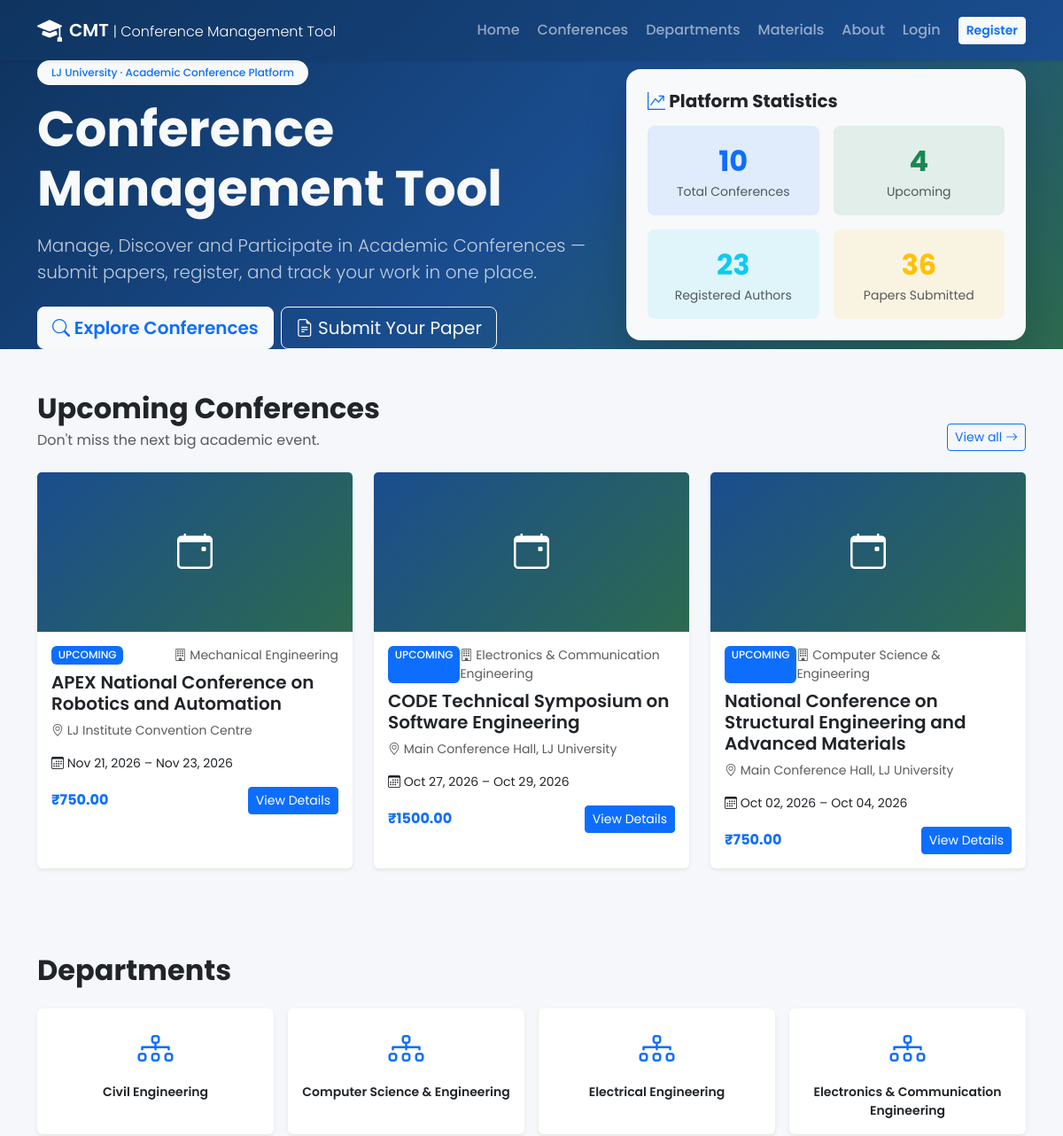
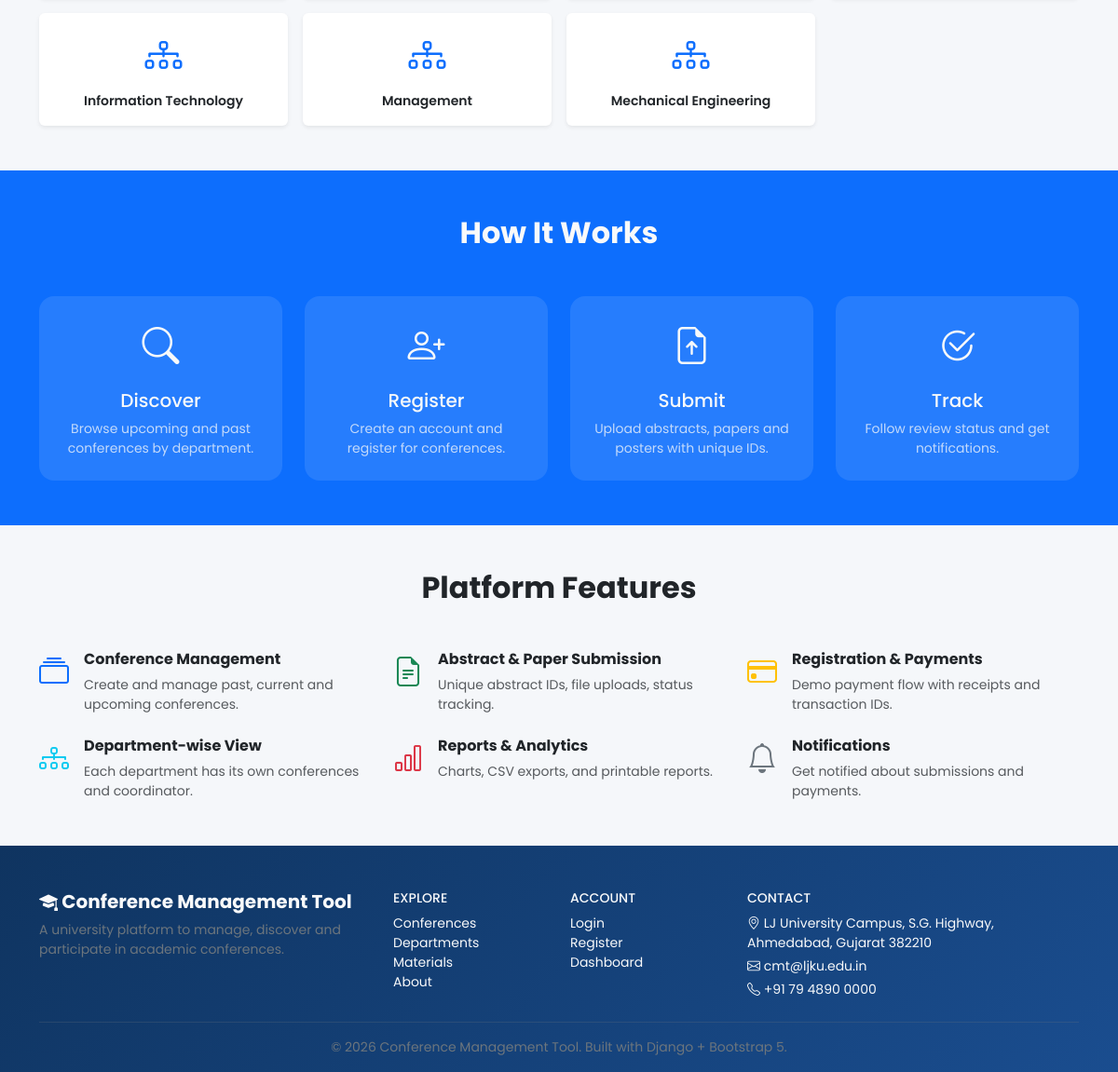
The page / on the database its author committed (2 pictures, top to bottom).
### conferences/models.py (models this page shows, shortened)
class Conference(models.Model):
    class Status(models.TextChoices):
        PAST = 'PAST', 'Past'
        CURRENT = 'CURRENT', 'Current'
        UPCOMING = 'UPCOMING', 'Upcoming'
    title = models.CharField(max_length=300)
    code = models.CharField(max_length=30, unique=True, blank=True, help_text='Auto-generated conference code, e.g. CMT-2026-CSE-001')
    description = models.TextField()
    department = models.ForeignKey(
        Department,
        on_delete=models.SET_NULL,
        null=True,
        blank=True,
        related_name='conferences',
    )
    start_date = models.DateField()
    end_date = models.DateField()
    venue = models.CharField(max_length=300)
    organizer = models.CharField(max_length=200, blank=True)
    contact_email = models.EmailField(blank=True)
    contact_phone = models.CharField(max_length=20, blank=True)
    registration_deadline = models.DateField(null=True, blank=True)
    abstract_deadline = models.DateField(null=True, blank=True)
    paper_deadline = models.DateField(null=True, blank=True)
    registration_fee = models.DecimalField(max_digits=10, decimal_places=2, default=0)
    banner = models.ImageField(upload_to='banners/', blank=True, null=True)
    is_published = models.BooleanField(default=True)
    created_at = models.DateTimeField(auto_now_add=True)
    updated_at = models.DateTimeField(auto_now=True)
    class Meta:
        ordering = ['-start_date']
    @property
    def status(self):
        today = date.today()
        if today < self.start_date:
            return self.Status.UPCOMING
        if today > self.end_date:
            return self.Status.PAST
        return self.Status.CURRENT
    @property
    def status_badge_class(self):
        s = self.status
        if s == self.Status.UPCOMING:
            return 'bg-primary'
        if s == self.Status.CURRENT:
            return 'bg-success'
        return 'bg-secondary'

class Department(models.Model):
    name = models.CharField(max_length=200, unique=True)
    description = models.TextField(blank=True)
    coordinator = models.ForeignKey(
        User,
        on_delete=models.SET_NULL,
        null=True,
        blank=True,
        related_name='coordinated_departments',
    )
    created_at = models.DateTimeField(auto_now_add=True)
    class Meta:
        ordering = ['name']
    def __str__(self):
        return self.name

### accounts/views.py (the view)
# urls.py: path('', home_view, name='home'),
def home_view(request):
    from datetime import date
    conferences = Conference.objects.filter(is_published=True)
    today = date.today()
    upcoming = [c for c in conferences if c.status == Conference.Status.UPCOMING][:3]
    current = [c for c in conferences if c.status == Conference.Status.CURRENT][:3]
    ctx = {
        'stats': {
            'total_conferences': conferences.count(),
            'upcoming': sum(1 for c in conferences if c.status == Conference.Status.UPCOMING),
            'authors': User.objects.filter(profile__role=Profile.Role.AUTHOR).count(),
            'submissions': Submission.objects.count(),
        },
        'upcoming': upcoming,
        'current': current,
        'departments': Department.objects.all()[:8],
    }
    return render(request, 'home.html', ctx)

### templates/home.html (shortened to what this page needs)
{% extends 'base.html' %}
{% load static %}
{% block content %}
<section class="cmt-hero text-light position-relative overflow-hidden">
    <div class="container position-relative py-6">
        <div class="row align-items-center gy-4">
            <div class="col-lg-7">
                <span class="badge bg-light text-primary mb-3 px-3 py-2 rounded-pill">LJ University &middot; Academic Conference Platform</span>
                <h1 class="display-4 fw-bold mb-3">Conference Management Tool</h1>
                <p class="lead mb-4 text-light opacity-75">Manage, Discover and Participate in Academic Conferences — submit papers, register, and track your work in one place.</p>
                <div class="d-flex flex-wrap gap-2">
                    <a href="{% url 'conference_list' %}" class="btn btn-light btn-lg text-primary fw-semibold"><i class="bi bi-search"></i> Explore Conferences</a>
                    <a href="{% url 'submission_create' %}" class="btn btn-outline-light btn-lg"><i class="bi bi-file-earmark-text"></i> Submit Your Paper</a>
                </div>
            </div>
            <div class="col-lg-5">
                <div class="card bg-light text-dark border-0 shadow-lg rounded-4">
                    <div class="card-body p-4">
                        <h5 class="fw-bold mb-3"><i class="bi bi-graph-up-arrow text-primary"></i> Platform Statistics</h5>
                        <div class="row text-center g-3">
                            <div class="col-6">
                                <div class="p-3 rounded-3 bg-primary bg-opacity-10">
                                    <div class="fs-2 fw-bold text-primary">{{ stats.total_conferences }}</div>
                                    <div class="small text-muted">Total Conferences</div>
                                </div>
                            </div>
                            <div class="col-6">
                                <div class="p-3 rounded-3 bg-success bg-opacity-10">
                                    <div class="fs-2 fw-bold text-success">{{ stats.upcoming }}</div>
                                    <div class="small text-muted">Upcoming</div>
                                </div>
                            </div>
                            <div class="col-6">
                                <div class="p-3 rounded-3 bg-info bg-opacity-10">
                                    <div class="fs-2 fw-bold text-info">{{ stats.authors }}</div>
                                    <div class="small text-muted">Registered Authors</div>
                                </div>
                            </div>
                            <div class="col-6">
                                <div class="p-3 rounded-3 bg-warning bg-opacity-10">
                                    <div class="fs-2 fw-bold text-warning">{{ stats.submissions }}</div>
                                    <div class="small text-muted">Papers Submitted</div>
                                </div>
                            </div>
                        </div>
                    </div>
                </div>
            </div>
        </div>
    </div>
</section>
<section class="py-5">
    <div class="container">
        <div class="d-flex justify-content-between align-items-end mb-4">
            <div>
                <h2 class="fw-bold mb-1">Upcoming Conferences</h2>
                <p class="text-muted mb-0">Don't miss the next big academic event.</p>
            </div>
            <a href="{% url 'conference_list' %}" class="btn btn-outline-primary btn-sm">View all <i class="bi bi-arrow-right"></i></a>
        </div>
        <div class="row g-4">
            {% for c in upcoming %}
            <div class="col-md-6 col-lg-4">
                <div class="card h-100 shadow-sm border-0 conference-card">
                    {% if c.banner %}
                    <img src="{{ c.banner.url }}" class="card-img-top conference-banner" alt="{{ c.title }}">
                    {% else %}
                    <div class="card-img-top conference-banner-placeholder d-flex align-items-center justify-content-center">
                        <i class="bi bi-calendar-event fs-1 text-white"></i>
                    </div>
                    {% endif %}
                    <div class="card-body">
                        <div class="d-flex justify-content-between mb-2">
                            <span class="badge {{ c.status_badge_class }}">{{ c.status }}</span>
                            <span class="small text-muted"><i class="bi bi-building"></i> {{ c.department|default:"General" }}</span>
                        </div>
                        <h5 class="card-title fw-semibold">{{ c.title }}</h5>
                        <p class="card-text small text-muted"><i class="bi bi-geo-alt"></i> {{ c.venue }}</p>
                        <p class="card-text small"><i class="bi bi-calendar3"></i> {{ c.start_date|date:"M d, Y" }} – {{ c.end_date|date:"M d, Y" }}</p>
                        <div class="d-flex justify-content-between align-items-center">
                            <span class="fw-bold text-primary">₹{{ c.registration_fee }}</span>
                            <a href="{% url 'conference_detail' pk=c.pk %}" class="btn btn-sm btn-primary">View Details</a>
                        </div>
                    </div>
                </div>
            </div>
            {% empty %}
            <div class="col-12"><p class="text-muted">No upcoming conferences.</p></div>
            {% endfor %}
        </div>
    </div>
</section>
<section class="py-5">
    <div class="container">
        <h2 class="fw-bold mb-4">Departments</h2>
        <div class="row g-3">
            {% for d in departments %}
            <div class="col-6 col-md-4 col-lg-3">
                <a href="{% url 'department_detail' pk=d.pk %}" class="text-decoration-none">
                    <div class="card h-100 shadow-sm border-0 text-center department-card">
                        <div class="card-body">
                            <i class="bi bi-diagram-3 fs-1 text-primary"></i>
                            <p class="fw-semibold mt-2 mb-0 text-dark small">{{ d.name }}</p>
                        </div>
                    </div>
                </a>
            </div>
            {% endfor %}
        </div>
    </div>
</section>
<section class="py-5 bg-primary text-light">
    <div class="container">
        <h2 class="fw-bold text-center mb-5">How It Works</h2>
        <div class="row g-4 text-center">
            <div class="col-md-3">
                <div class="bg-light bg-opacity-10 rounded-4 p-4 h-100">
                    <i class="bi bi-search fs-1"></i>
                    <h5 class="mt-3">Discover</h5>
                    <p class="small mb-0 opacity-75">Browse upcoming and past conferences by department.</p>
                </div>
            </div>
            <div class="col-md-3">
                <div class="bg-light bg-opacity-10 rounded-4 p-4 h-100">
                    <i class="bi bi-person-plus fs-1"></i>
                    <h5 class="mt-3">Register</h5>
                    <p class="small mb-0 opacity-75">Create an account and register for conferences.</p>
                </div>
            </div>
            <div class="col-md-3">
                <div class="bg-light bg-opacity-10 rounded-4 p-4 h-100">
                    <i class="bi bi-file-earmark-arrow-up fs-1"></i>
                    <h5 class="mt-3">Submit</h5>
                    <p class="small mb-0 opacity-75">Upload abstracts, papers and posters with unique IDs.</p>
                </div>
            </div>
            <div class="col-md-3">
                <div class="bg-light bg-opacity-10 rounded-4 p-4 h-100">
                    <i class="bi bi-check2-circle fs-1"></i>
                    <h5 class="mt-3">Track</h5>
                    <p class="small mb-0 opacity-75">Follow review status and get notifications.</p>
                </div>
            </div>
        </div>
    </div>
</section>
<section class="py-5">
    <div class="container">
        <h2 class="fw-bold text-center mb-5">Platform Features</h2>
        <div class="row g-4">
            <div class="col-md-6 col-lg-4">
                <div class="d-flex gap-3"><i class="bi bi-collection fs-2 text-primary"></i>
                    <div><h6 class="fw-bold">Conference Management</h6><p class="small text-muted mb-0">Create and manage past, current and upcoming conferences.</p></div>
                </div>
            </div>
            <div class="col-md-6 col-lg-4">
                <div class="d-flex gap-3"><i class="bi bi-file-earmark-text fs-2 text-success"></i>
                    <div><h6 class="fw-bold">Abstract & Paper Submission</h6><p class="small text-muted mb-0">Unique abstract IDs, file uploads, status tracking.</p></div>
                </div>
            </div>
            <div class="col-md-6 col-lg-4">
                <div class="d-flex gap-3"><i class="bi bi-credit-card fs-2 text-warning"></i>
                    <div><h6 class="fw-bold">Registration & Payments</h6><p class="small text-muted mb-0">Demo payment flow with receipts and transaction IDs.</p></div>
                </div>
            </div>
            <div class="col-md-6 col-lg-4">
                <div class="d-flex gap-3"><i class="bi bi-diagram-3 fs-2 text-info"></i>
                    <div><h6 class="fw-bold">Department-wise View</h6><p class="small text-muted mb-0">Each department has its own conferences and coordinator.</p></div>
                </div>
            </div>
            <div class="col-md-6 col-lg-4">
                <div class="d-flex gap-3"><i class="bi bi-bar-chart fs-2 text-danger"></i>
                    <div><h6 class="fw-bold">Reports & Analytics</h6><p class="small text-muted mb-0">Charts, CSV exports, and printable reports.</p></div>
                </div>
            </div>
            <div class="col-md-6 col-lg-4">
                <div class="d-flex gap-3"><i class="bi bi-bell fs-2 text-secondary"></i>
                    <div><h6 class="fw-bold">Notifications</h6><p class="small text-muted mb-0">Get notified about submissions and payments.</p></div>
                </div>
            </div>
        </div>
    </div>
</section>
{% endblock %}

### rows shown on the page
Conference: status "UPCOMING", department "Mechanical Engineering", title "APEX National Conference on Robotics and Automation", venue "LJ Institute Convention Centre", start_date "Nov 21, 2026", end_date "Nov 23, 2026", registration_fee "750.00"
Conference: status "UPCOMING", department "Electronics & Communication Engineering", title "CODE Technical Symposium on Software Engineering", venue "Main Conference Hall, LJ University", start_date "Oct 27, 2026", end_date "Oct 29, 2026", registration_fee "1500.00"
Conference: status "UPCOMING", department "Computer Science & Engineering", title "National Conference on Structural Engineering and Advanced Materials", venue "Main Conference Hall, LJ University", start_date "Oct 02, 2026", end_date "Oct 04, 2026", registration_fee "750.00"
Department: name "Civil Engineering"
Department: name "Computer Science & Engineering"
Department: name "Electrical Engineering"
Department: name "Electronics & Communication Engineering"
Department: name "Information Technology"
Department: name "Management"
Department: name "Mechanical Engineering"

### other values the page prints
{{ stats.total_conferences }} "10"
{{ stats.upcoming }} "4"
{{ stats.authors }} "23"
{{ stats.submissions }} "36"
